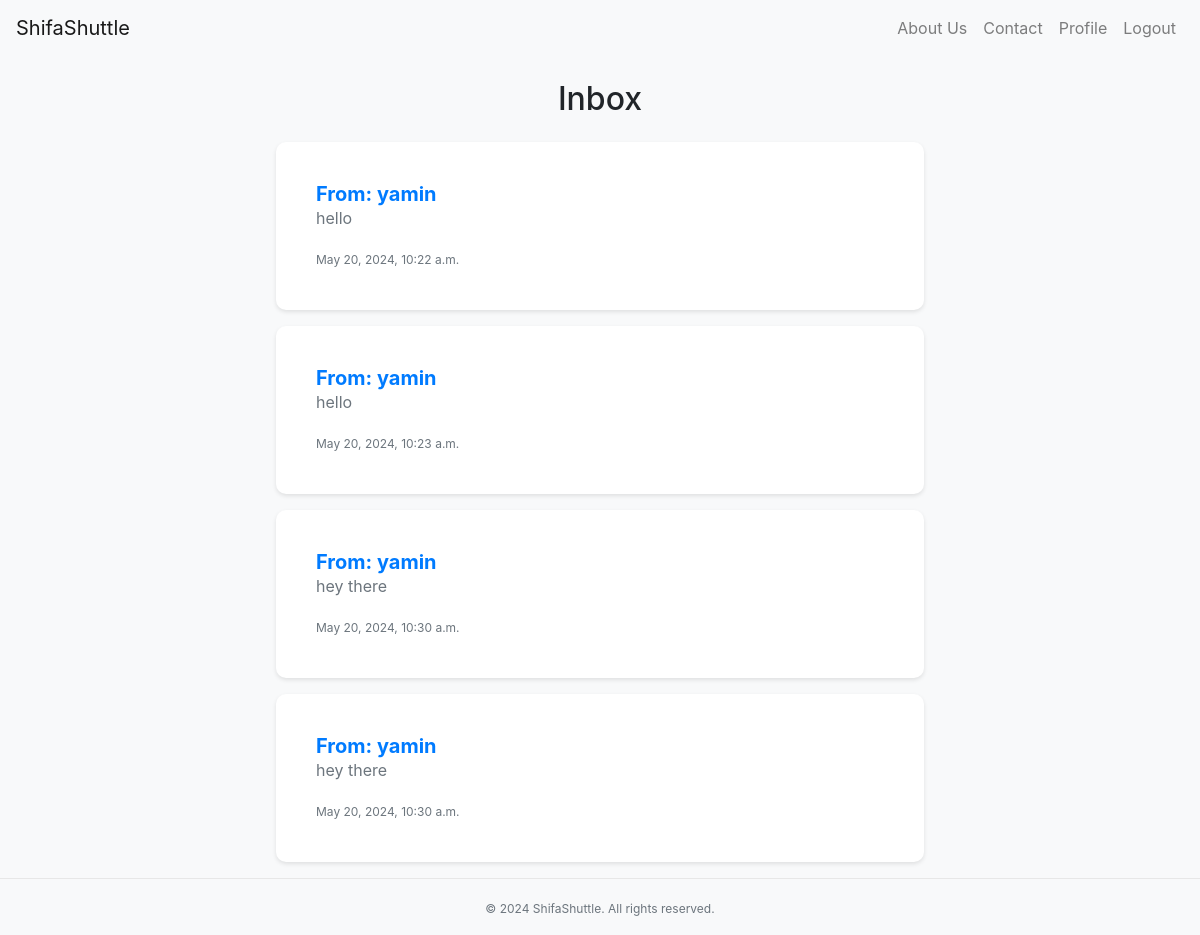
The page /driver/driver_messages/ (signed in) on the database as committed earlier.
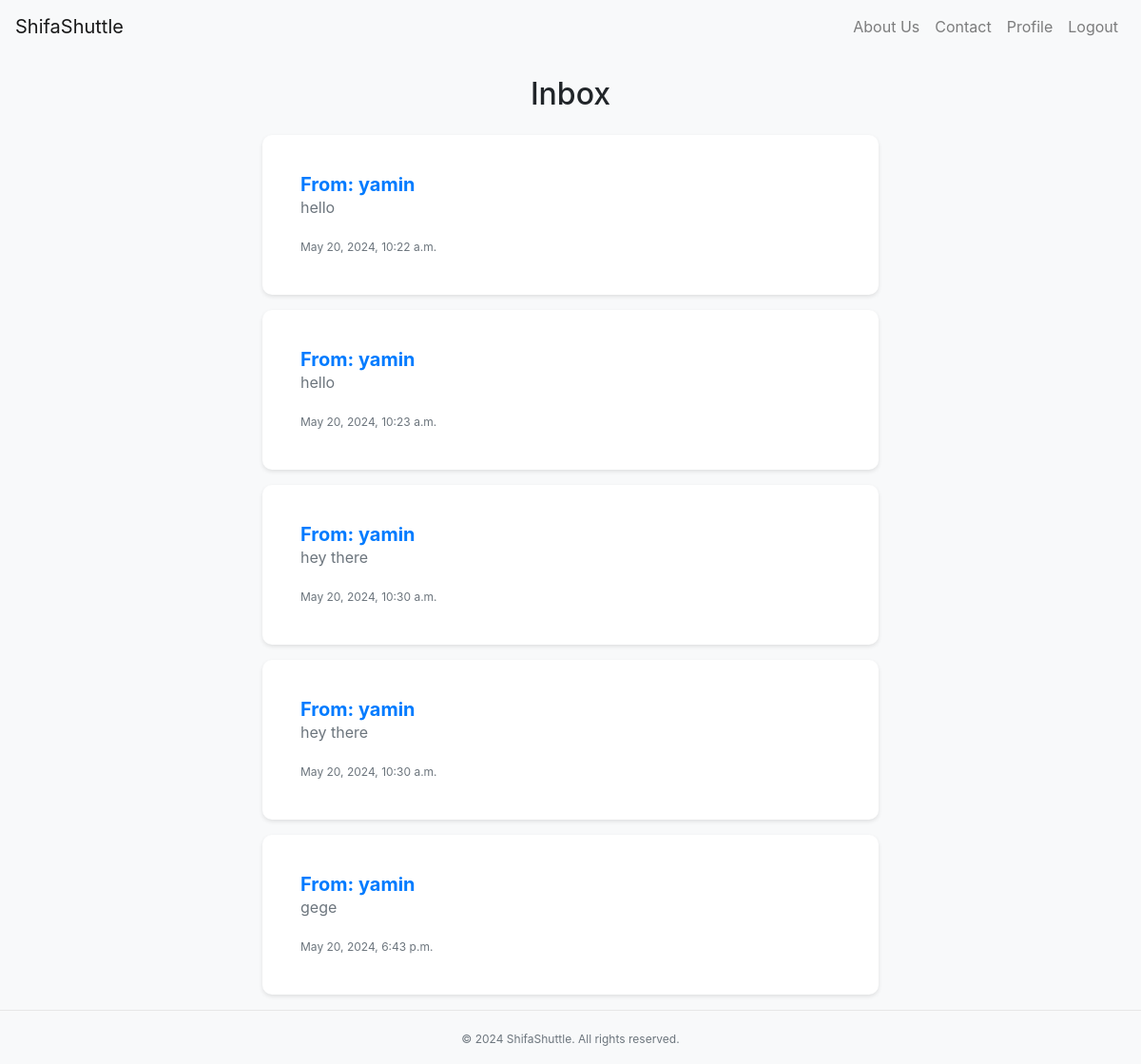
The same page on the database as committed later.
### driver/models.py (models this page shows, shortened)
class Message(models.Model):
    sender = models.ForeignKey(settings.AUTH_USER_MODEL, related_name='sent_messages', on_delete=models.CASCADE)
    receiver = models.ForeignKey(settings.AUTH_USER_MODEL, related_name='received_messages', on_delete=models.CASCADE)
    content = models.TextField(default=None)
    timestamp = models.DateTimeField(auto_now_add=True)

### user_account/models.py (models this page shows)
class CustomUser(AbstractUser):
    phone = PhoneField(blank=True, null=True, help_text='Contact phone number')
    bio = models.TextField(blank=True)
    profile_pic = models.ImageField(upload_to='profile_pics/', default='default.png')

### driver/views.py (the view)
# urls.py: path('driver_messages/', views.driver_messages, name='driver_messages'),
@login_required
def driver_messages(request):
    try:
        driver = request.user.driver
        messages = Message.objects.filter(receiver=request.user)
    except Driver.DoesNotExist:
        messages = []
    return render(request, 'driver_messages.html', {'messages': messages})

### templates/driver_messages.html (shortened to what this page needs)
{% extends 'base.html' %}
{% load static %}
{% block content %}
<div class="container">
    <h2 class="text-center mb-4">Inbox</h2>
    <div class="message-list">
        {% for message in messages %}
        <div class="message-card card mb-3">
            <div class="card-body">
                <h5 class="card-title">From: {{ message.sender.username }}</h5>
                <p class="card-text">{{ message.content }}</p>
                <p class="card-text"><small class="text-muted">{{ message.timestamp }}</small></p>
            </div>
        </div>
        {% empty %}
        <p class="text-muted">No messages in your inbox.</p>
        {% endfor %}
    </div>
</div>
{% endblock %}

Rows that differ between the two databases and show on the page:
added Message: sender.username "yamin", content "gege", timestamp "May 20, 2024, 6:43 p.m."
